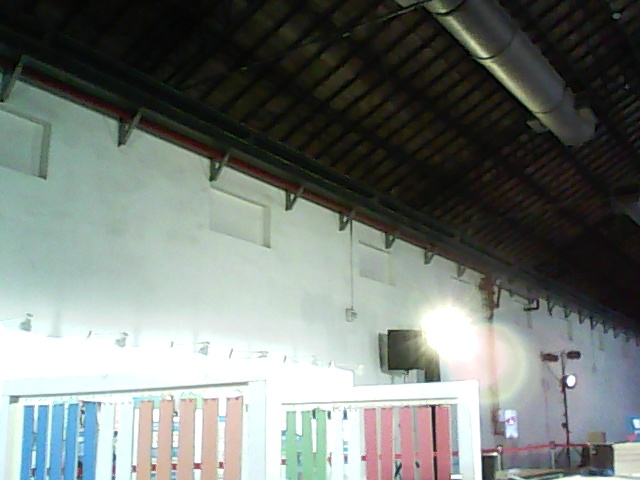
#> input picture test/photo3.jpg, 640 x 480 px
$ python findDoorCenter.py   (older library calls are emulated)
#> lines starting #> are read from the running program, lines starting #| are printed output that depends on the picture; after the words box and inside, x2 and y2 are one past the last pixel; in counts of white or black regions, pixels touching at a corner belong together
#> further down, frame is the input picture: shape (480, 640, 3); mean B, G, R 117.6, 122, 115.6
import cv2
import numpy as np
# from config import params

color_range = {
    'red0': [[0, 70, 0], [5, 255, 255]],
    'red1': [[175, 70, 0], [180, 255, 255]],
    'yellow': [[25, 70, 0], [30, 255, 255]],
    'green': [[45, 70, 0], [75, 255, 255]],
    'blue': [[100, 70, 0], [125, 255, 255]]
}


def findMask(hsv_img, color):
    if color == 'red':
        lower0, upper0 = np.array(color_range['red0'])
        lower1, upper1 = np.array(color_range['red1'])
        mask0 = cv2.inRange(hsv_img, lower0, upper0)
        mask1 = cv2.inRange(hsv_img, lower1, upper1)
        mask = cv2.bitwise_or(mask0, mask1)
    else:
        lower, upper = np.array(color_range[color])
        mask = cv2.inRange(hsv_img, lower, upper)

    return mask

# TODO return false if no door is found


def findDoorCenter(bgr_img, color) -> tuple:
#> called with color = 'yellow'
    kernel = np.ones((1, 1), np.uint8)

    # x_size, y_size = params['cam_size']
    x_size, y_size = (640, 480)
    bgr_img = cv2.resize(bgr_img, (640, 480),
                         interpolation=cv2.INTER_AREA)

    bgr_img = cv2.copyMakeBorder(bgr_img, 5, 5, 5, 5, cv2.BORDER_CONSTANT)
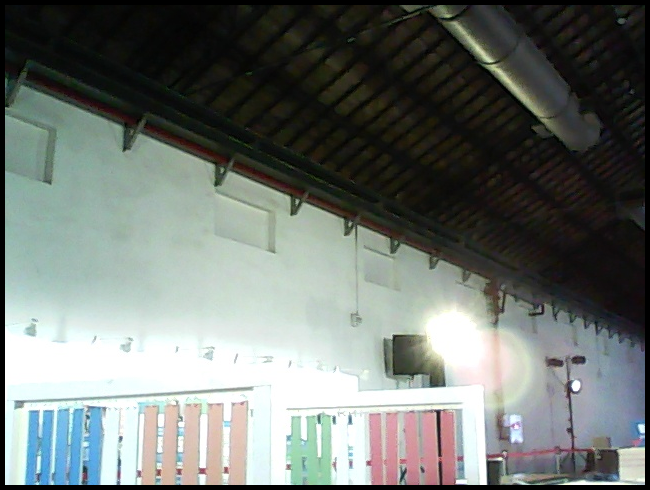
#> bgr_img: shape (490, 650, 3); mean B, G, R 113.4, 117.7, 111.5

    # blurred = cv2.pyrMeanShiftFiltering(bgr_img, 5, 5)
    blurred = cv2.GaussianBlur(bgr_img, (5, 5), cv2.BORDER_DEFAULT)
    hsv_img = cv2.cvtColor(blurred, cv2.COLOR_BGR2HSV)
#> hsv_img: shape (490, 650, 3); mean H, S, V 60.6, 45.7, 121.4

    mask = findMask(hsv_img, color)
#> in findMask, `mask = cv2.inRange(hsv_img, lower, upper)`:
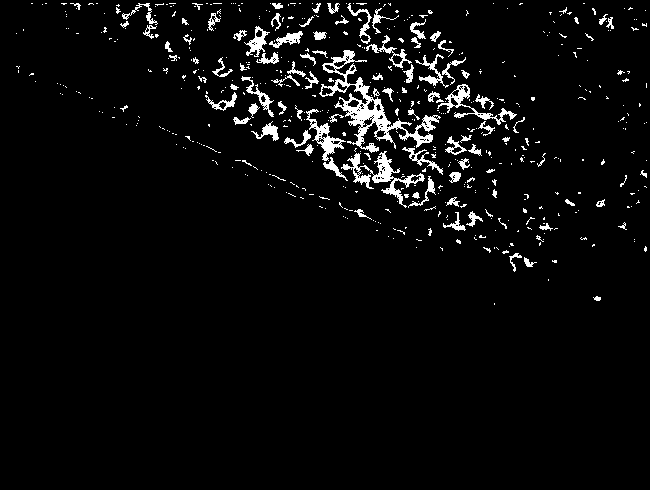
#> mask: shape (490, 650); 4.2% white; 546 white regions (450 under 20 px), largest, box (x1, y1, x2, y2) and area: (319, 50, 441, 153) 2441, (341, 151, 425, 208) 1033, (437, 84, 517, 125) 577
    eroded = cv2.erode(mask, (4, 4), iterations=1)
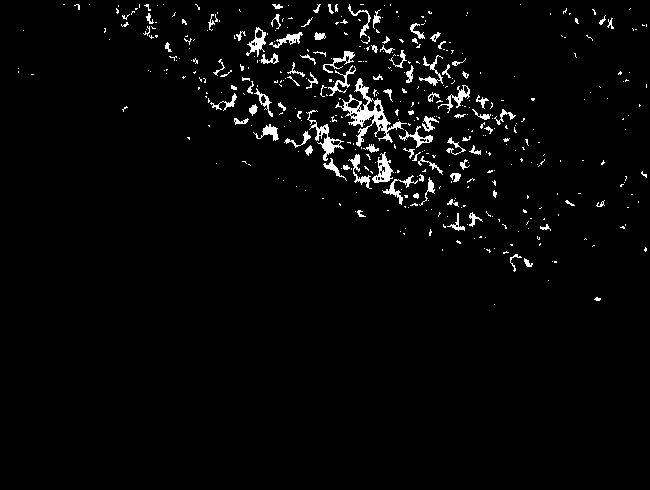
#> eroded: shape (490, 650); 2.9% white; 434 white regions (340 under 20 px), largest, box (x1, y1, x2, y2) and area: (335, 78, 407, 147) 1082, (306, 110, 344, 161) 407, (372, 152, 394, 183) 299
    dilation = cv2.dilate(eroded, (4, 4), iterations=2)
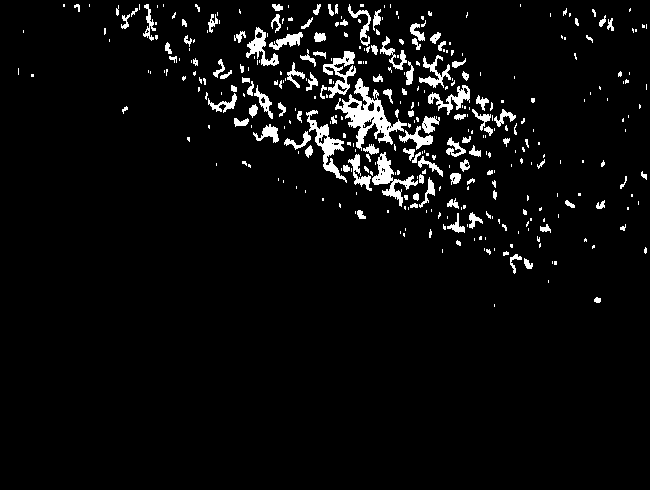
#> dilation: shape (490, 650); 4.6% white; 362 white regions (243 under 20 px), largest, box (x1, y1, x2, y2) and area: (335, 78, 407, 151) 1565, (306, 110, 347, 183) 760, (372, 152, 418, 207) 710

    # closing = cv2.morphologyEx(dilation, cv2.MORPH_GRADIENT, kernel)
    # closing = cv2.morphologyEx(dilation, cv2.MORPH_CLOSE, kernel)

    # Getting the edge of morphology
    edge = cv2.Canny(dilation, 125, 175)
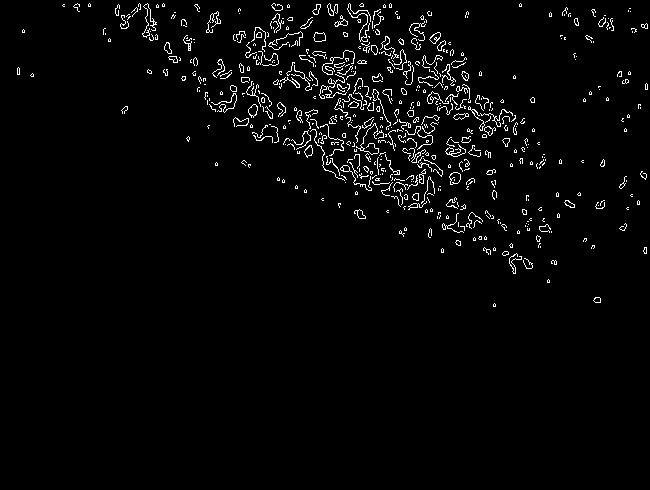
#> edge: shape (490, 650); 2.7% white in thin lines or dots, all inside (x1, y1, x2, y2) = (17, 3, 648, 307)
    # _, contours,hierarchy = cv2.findContours(edge, cv2.RETR_TREE, cv2.CHAIN_APPROX_SIMPLE)

    (contour_contours, _) = cv2.findContours(
        edge, cv2.RETR_EXTERNAL, cv2.CHAIN_APPROX_NONE)
#> contour_contours = 552 contours, 515 with area under 20; largest, box (x1, y1, x2, y2) and area: (449, 172, 461, 185) 102, (313, 32, 326, 42) 86, (427, 91, 449, 104) 81, (248, 104, 258, 118) 78, (429, 32, 441, 44) 72

    contour_i = cv2.cvtColor(mask.copy(), cv2.COLOR_GRAY2BGR)
    cv2.drawContours(contour_i, contour_contours, -1, (0, 0, 255), 2)
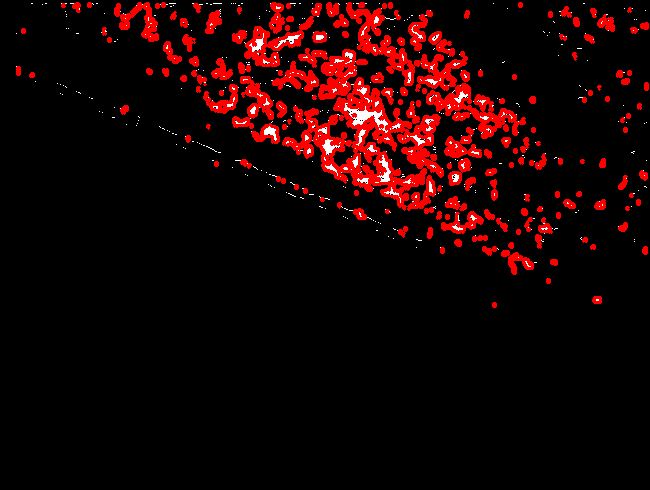
#> contour_i: shape (490, 650, 3); mean B, G, R 2.7, 2.7, 25.2

    areas = np.array([cv2.contourArea(c) for c in contour_contours])
#> areas = 552 values, max 102 at index 116, min 0 at index 11, mean 5.38
    # print(areas)

    big_contours = (areas > 500).nonzero()[0]
#> big_contours = empty array
    # print(big_contours)
    if len(big_contours) == 0:
        return (-1, -1)

    avg_x = []
    avg_y = []

    contour_contours = [contour_contours[i] for i in big_contours]
    cv2.drawContours(contour_i, contour_contours, -1, (255, 0, 0), 2)
    for cnt in contour_contours:
        for c in cnt:
            avg_x.append(c[0][0])
            avg_y.append(c[0][1])

    # [8 lines of commented-out code are left out]

    return (np.mean(avg_x), np.mean(avg_y))


if __name__ == '__main__':
    frame = cv2.imread('../test/photo3.jpg')
    findDoorCenter(frame, 'yellow')

$ run again, with test/photo1.jpg copied over test/photo3.jpg
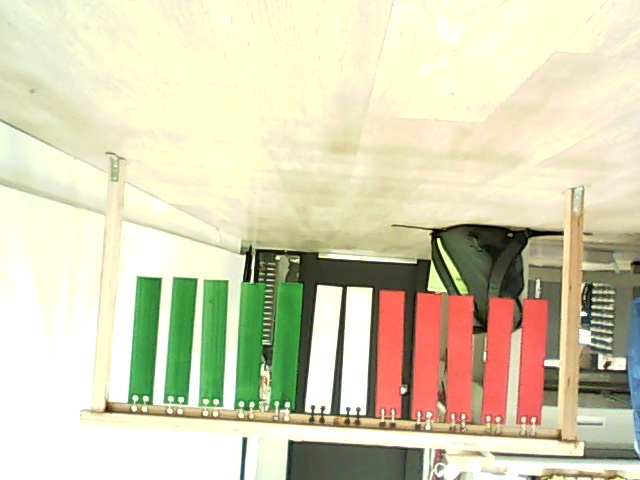
#> input picture test/photo1.jpg, 640 x 480 px
#> frame is the input picture: shape (480, 640, 3); mean B, G, R 180.5, 210.3, 214.7
#> hsv_img: shape (490, 650, 3); mean H, S, V 27.6, 49.9, 212.8
#> in findMask, `mask = cv2.inRange(hsv_img, lower, upper)`:
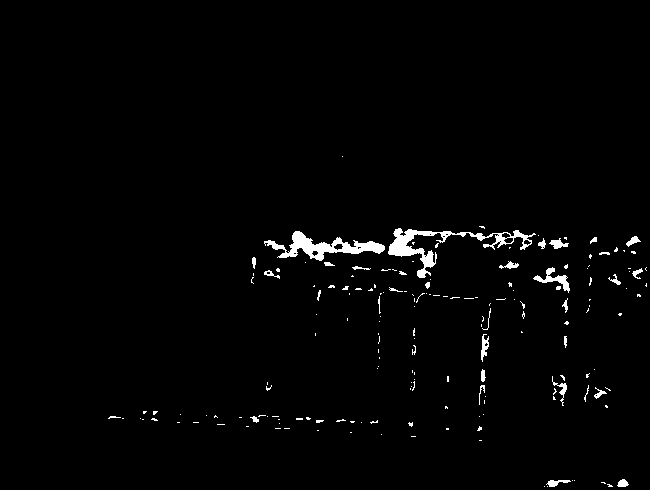
#> mask: shape (490, 650); 1.7% white; 178 white regions (144 under 20 px), largest, box (x1, y1, x2, y2) and area: (388, 228, 536, 278) 1460, (264, 231, 385, 261) 1292, (533, 267, 570, 293) 277
#> eroded: shape (490, 650); 1.3% white; 155 white regions (125 under 20 px), largest, box (x1, y1, x2, y2) and area: (264, 232, 385, 261) 1123, (388, 229, 437, 278) 817, (534, 268, 570, 293) 229
#> dilation: shape (490, 650); 1.8% white; 134 white regions (87 under 20 px), largest, box (x1, y1, x2, y2) and area: (264, 232, 385, 263) 1440, (388, 229, 437, 280) 1021, (534, 268, 570, 295) 317
#> edge: shape (490, 650); 0.96% white in thin lines or dots, all inside (x1, y1, x2, y2) = (108, 226, 648, 489)
#> contour_contours = 187 contours, 168 with area under 20; largest, box (x1, y1, x2, y2) and area: (549, 238, 568, 251) 124, (547, 480, 570, 489) 111, (439, 231, 455, 245) 100, (625, 236, 640, 249) 88, (468, 233, 485, 243) 84
#> in findDoorCenter, `cv2.drawContours(contour_i, contour_contours, -1, (0, 0, 255), 2)`:
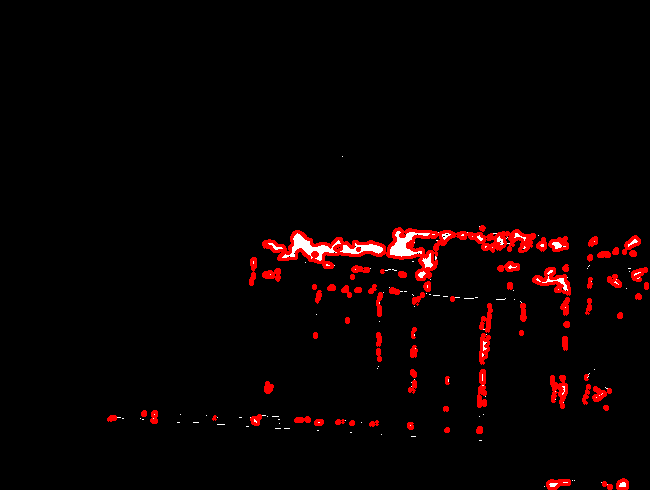
#> contour_i: shape (490, 650, 3); mean B, G, R 1.6, 1.6, 9.7
#> areas = 187 values, max 124 at index 167, min 0 at index 6, mean 8.78
#> big_contours = empty array

$ run again, with test/photo4.jpg copied over test/photo3.jpg
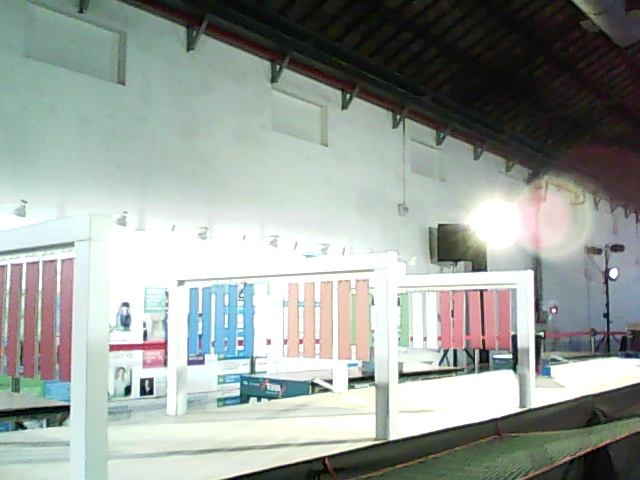
#> input picture test/photo4.jpg, 640 x 480 px
#> frame is the input picture: shape (480, 640, 3); mean B, G, R 154.6, 159.9, 152.5
#> hsv_img: shape (490, 650, 3); mean H, S, V 65.3, 35.2, 158.4
#> in findMask, `mask = cv2.inRange(hsv_img, lower, upper)`:
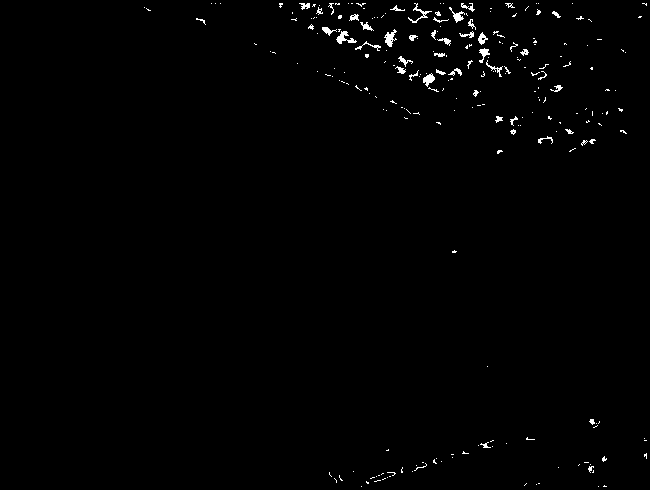
#> mask: shape (490, 650); 0.9% white in thin lines or dots, all inside (x1, y1, x2, y2) = (144, 3, 647, 487)
#> eroded: shape (490, 650); 0.51% white in thin lines or dots, all inside (x1, y1, x2, y2) = (148, 4, 647, 487)
#> dilation: shape (490, 650); 0.92% white; 167 white regions (116 under 20 px), largest, box (x1, y1, x2, y2) and area: (385, 30, 396, 49) 117, (423, 75, 435, 89) 102, (449, 8, 463, 25) 101
#> edge: shape (490, 650); 0.71% white in thin lines or dots, all inside (x1, y1, x2, y2) = (147, 3, 648, 489)
#> contour_contours = 182 contours, 165 with area under 20; largest, box (x1, y1, x2, y2) and area: (336, 29, 348, 46) 100, (477, 33, 488, 47) 80, (459, 33, 474, 40) 56, (467, 19, 477, 32) 42, (396, 67, 405, 76) 42
#> in findDoorCenter, `cv2.drawContours(contour_i, contour_contours, -1, (0, 0, 255), 2)`:
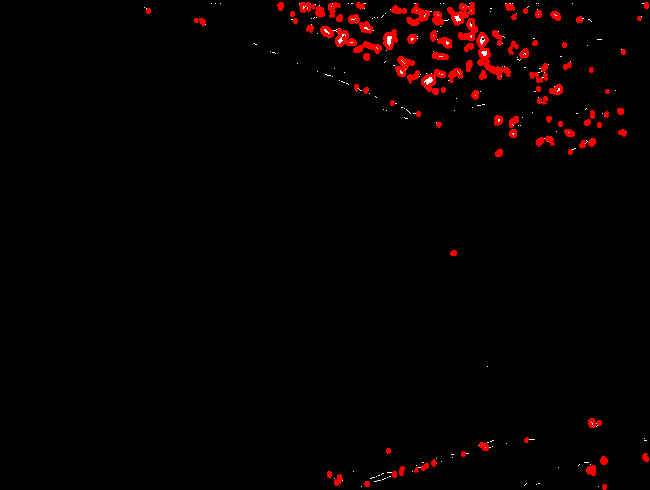
#> contour_i: shape (490, 650, 3); mean B, G, R 0.5, 0.5, 6.5
#> areas = 182 values, max 100 at index 123, min 0 at index 2, mean 6.41
#> big_contours = empty array
